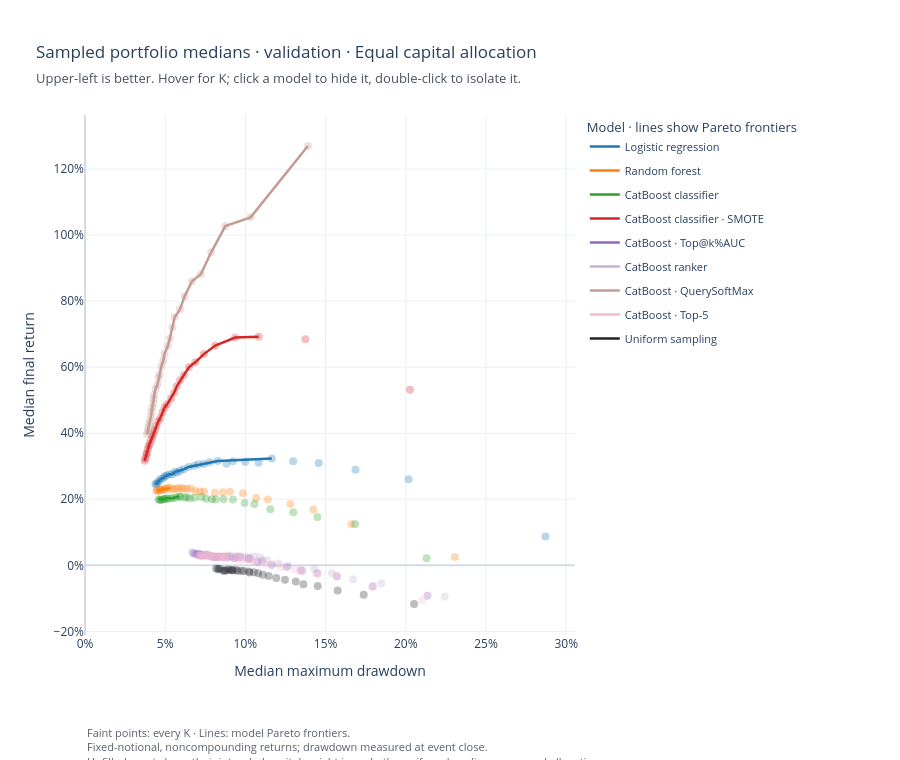

Notebook code for this chart:
### Code cell
plot_portfolio_frontiers(
    portfolio_frontiers.sampled,
    sampled=True,
    save_path=FRONTIER_OUTPUT / "sampled_frontiers.html",
).show(renderer="plotly_mimetype")

### Figure 1 — Plotly figure (JSON) as saved in the notebook; plotly's stock layout.template omitted (floating-point values rounded to 4 significant figures)
{"data": [{"customdata": [["Logistic regression", 1, "No", "No"], ["Logistic regression", 2, "No", "No"], ["Logistic regression", 3, "No", "No"], ["Logistic regression", 4, "No", "No"], ["Logistic regression", 5, "No", "No"], ["Logistic regression", 6, "Yes", "No"], ["Logistic regression", 7, "No", "No"], ["Logistic regression", 8, "No", "No"], ["Logistic regression", 9, "No", "No"], ["Logistic regression", 10, "No", "No"], ["Logistic regression", 11, "Yes", "No"], ["Logistic regression", 12, "Yes", "No"], ["Logistic regression", 13, "Yes", "No"], ["Logistic regression", 14, "Yes", "No"], ["Logistic regression", 15, "Yes", "No"], ["Logistic regression", 16, "Yes", "No"], ["Logistic regression", 17, "Yes", "No"], ["Logistic regression", 18, "Yes", "No"], ["Logistic regression", 19, "No", "No"], ["Logistic regression", 20, "Yes", "No"], ["Logistic regression", 21, "Yes", "No"], ["Logistic regression", 22, "Yes", "No"], ["Logistic regression", 23, "Yes", "No"], ["Logistic regression", 24, "Yes", "No"], ["Logistic regression", 25, "Yes", "No"], ["Logistic regression", 26, "Yes", "No"], ["Logistic regression", 27, "Yes", "No"], ["Logistic regression", 28, "Yes", "No"], ["Logistic regression", 29, "Yes", "No"], ["Logistic regression", 30, "Yes", "No"]], "hovertemplate": "<b>%{customdata[0]}</b><br>K=%{customdata[1]}<br>Final return: %{y:.2%}<br>Maximum drawdown: %{x:.2%}<br>Model Pareto frontier: %{customdata[2]}<br>Global Pareto frontier: %{customdata[3]}<extra></extra>", "legendgroup": "Logistic regression", "marker": {"color": "#1f77b4", "opacity": 0.3, "size": 8}, "mode": "markers", "name": "Logistic regression", "showlegend": false, "x": [0.2871, 0.2017, 0.1686, 0.1457, 0.1298, 0.1165, 0.1082, 0.09989, 0.09221, 0.08818, 0.08278, 0.07766, 0.07409, 0.0707, 0.06812, 0.06454, 0.06155, 0.0592, 0.05748, 0.05619, 0.05442, 0.05264, 0.05093, 0.04973, 0.04887, 0.04729, 0.04619, 0.04521, 0.04451, 0.04391], "y": [0.08756, 0.2607, 0.2894, 0.3095, 0.3148, 0.3235, 0.3106, 0.3134, 0.3148, 0.3072, 0.3161, 0.3123, 0.3071, 0.3057, 0.3014, 0.2978, 0.2906, 0.2873, 0.2809, 0.283, 0.2759, 0.2758, 0.272, 0.2697, 0.2642, 0.2617, 0.2559, 0.2499, 0.2469, 0.2452], "type": "scatter"}, {"customdata": [["Logistic regression", 30, "Yes", "No"], ["Logistic regression", 29, "Yes", "No"], ["Logistic regression", 28, "Yes", "No"], ["Logistic regression", 27, "Yes", "No"], ["Logistic regression", 26, "Yes", "No"], ["Logistic regression", 25, "Yes", "No"], ["Logistic regression", 24, "Yes", "No"], ["Logistic regression", 23, "Yes", "No"], ["Logistic regression", 22, "Yes", "No"], ["Logistic regression", 21, "Yes", "No"], ["Logistic regression", 20, "Yes", "No"], ["Logistic regression", 18, "Yes", "No"], ["Logistic regression", 17, "Yes", "No"], ["Logistic regression", 16, "Yes", "No"], ["Logistic regression", 15, "Yes", "No"], ["Logistic regression", 14, "Yes", "No"], ["Logistic regression", 13, "Yes", "No"], ["Logistic regression", 12, "Yes", "No"], ["Logistic regression", 11, "Yes", "No"], ["Logistic regression", 6, "Yes", "No"]], "hovertemplate": "<b>%{customdata[0]}</b><br>K=%{customdata[1]}<br>Final return: %{y:.2%}<br>Maximum drawdown: %{x:.2%}<br>Model Pareto frontier: %{customdata[2]}<br>Global Pareto frontier: %{customdata[3]}<extra></extra>", "legendgroup": "Logistic regression", "line": {"color": "#1f77b4", "width": 2.5}, "mode": "lines", "name": "Logistic regression", "showlegend": true, "x": [0.04391, 0.04451, 0.04521, 0.04619, 0.04729, 0.04887, 0.04973, 0.05093, 0.05264, 0.05442, 0.05619, 0.0592, 0.06155, 0.06454, 0.06812, 0.0707, 0.07409, 0.07766, 0.08278, 0.1165], "y": [0.2452, 0.2469, 0.2499, 0.2559, 0.2617, 0.2642, 0.2697, 0.272, 0.2758, 0.2759, 0.283, 0.2873, 0.2906, 0.2978, 0.3014, 0.3057, 0.3071, 0.3123, 0.3161, 0.3235], "type": "scatter"}, {"customdata": [["Random forest", 1, "No", "No"], ["Random forest", 2, "No", "No"], ["Random forest", 3, "No", "No"], ["Random forest", 4, "No", "No"], ["Random forest", 5, "No", "No"], ["Random forest", 6, "No", "No"], ["Random forest", 7, "No", "No"], ["Random forest", 8, "No", "No"], ["Random forest", 9, "No", "No"], ["Random forest", 10, "No", "No"], ["Random forest", 11, "No", "No"], ["Random forest", 12, "No", "No"], ["Random forest", 13, "No", "No"], ["Random forest", 14, "No", "No"], ["Random forest", 15, "No", "No"], ["Random forest", 16, "No", "No"], ["Random forest", 17, "No", "No"], ["Random forest", 18, "No", "No"], ["Random forest", 19, "No", "No"], ["Random forest", 20, "No", "No"], ["Random forest", 21, "Yes", "No"], ["Random forest", 22, "Yes", "No"], ["Random forest", 23, "Yes", "No"], ["Random forest", 24, "No", "No"], ["Random forest", 25, "Yes", "No"], ["Random forest", 26, "No", "No"], ["Random forest", 27, "Yes", "No"], ["Random forest", 28, "Yes", "No"], ["Random forest", 29, "No", "No"], ["Random forest", 30, "Yes", "No"]], "hovertemplate": "<b>%{customdata[0]}</b><br>K=%{customdata[1]}<br>Final return: %{y:.2%}<br>Maximum drawdown: %{x:.2%}<br>Model Pareto frontier: %{customdata[2]}<br>Global Pareto frontier: %{customdata[3]}<extra></extra>", "legendgroup": "Random forest", "marker": {"color": "#ff7f0e", "opacity": 0.3, "size": 8}, "mode": "markers", "name": "Random forest", "showlegend": false, "x": [0.2306, 0.166, 0.1423, 0.128, 0.1139, 0.1067, 0.09852, 0.09038, 0.08585, 0.08093, 0.07428, 0.07177, 0.06884, 0.06599, 0.06365, 0.06142, 0.05987, 0.05803, 0.05618, 0.05467, 0.05273, 0.05168, 0.05011, 0.04928, 0.04835, 0.04735, 0.0467, 0.04609, 0.0449, 0.04452], "y": [0.02519, 0.1244, 0.1686, 0.1856, 0.1996, 0.204, 0.2181, 0.2227, 0.221, 0.22, 0.2235, 0.2239, 0.2254, 0.2326, 0.2318, 0.2315, 0.2331, 0.2339, 0.232, 0.2299, 0.2354, 0.2328, 0.2323, 0.2295, 0.2304, 0.2276, 0.2277, 0.2275, 0.2261, 0.2264], "type": "scatter"}, {"customdata": [["Random forest", 30, "Yes", "No"], ["Random forest", 28, "Yes", "No"], ["Random forest", 27, "Yes", "No"], ["Random forest", 25, "Yes", "No"], ["Random forest", 23, "Yes", "No"], ["Random forest", 22, "Yes", "No"], ["Random forest", 21, "Yes", "No"]], "hovertemplate": "<b>%{customdata[0]}</b><br>K=%{customdata[1]}<br>Final return: %{y:.2%}<br>Maximum drawdown: %{x:.2%}<br>Model Pareto frontier: %{customdata[2]}<br>Global Pareto frontier: %{customdata[3]}<extra></extra>", "legendgroup": "Random forest", "line": {"color": "#ff7f0e", "width": 2.5}, "mode": "lines", "name": "Random forest", "showlegend": true, "x": [0.04452, 0.04609, 0.0467, 0.04835, 0.05011, 0.05168, 0.05273], "y": [0.2264, 0.2275, 0.2277, 0.2304, 0.2323, 0.2328, 0.2354], "type": "scatter"}, {"customdata": [["CatBoost classifier", 1, "No", "No"], ["CatBoost classifier", 2, "No", "No"], ["CatBoost classifier", 3, "No", "No"], ["CatBoost classifier", 4, "No", "No"], ["CatBoost classifier", 5, "No", "No"], ["CatBoost classifier", 6, "No", "No"], ["CatBoost classifier", 7, "No", "No"], ["CatBoost classifier", 8, "No", "No"], ["CatBoost classifier", 9, "No", "No"], ["CatBoost classifier", 10, "No", "No"], ["CatBoost classifier", 11, "No", "No"], ["CatBoost classifier", 12, "No", "No"], ["CatBoost classifier", 13, "No", "No"], ["CatBoost classifier", 14, "No", "No"], ["CatBoost classifier", 15, "No", "No"], ["CatBoost classifier", 16, "No", "No"], ["CatBoost classifier", 17, "No", "No"], ["CatBoost classifier", 18, "No", "No"], ["CatBoost classifier", 19, "Yes", "No"], ["CatBoost classifier", 20, "Yes", "No"], ["CatBoost classifier", 21, "Yes", "No"], ["CatBoost classifier", 22, "No", "No"], ["CatBoost classifier", 23, "No", "No"], ["CatBoost classifier", 24, "Yes", "No"], ["CatBoost classifier", 25, "Yes", "No"], ["CatBoost classifier", 26, "Yes", "No"], ["CatBoost classifier", 27, "No", "No"], ["CatBoost classifier", 28, "No", "No"], ["CatBoost classifier", 29, "Yes", "No"], ["CatBoost classifier", 30, "Yes", "No"]], "hovertemplate": "<b>%{customdata[0]}</b><br>K=%{customdata[1]}<br>Final return: %{y:.2%}<br>Maximum drawdown: %{x:.2%}<br>Model Pareto frontier: %{customdata[2]}<br>Global Pareto frontier: %{customdata[3]}<extra></extra>", "legendgroup": "CatBoost classifier", "marker": {"color": "#2ca02c", "opacity": 0.3, "size": 8}, "mode": "markers", "name": "CatBoost classifier", "showlegend": false, "x": [0.213, 0.1684, 0.1448, 0.1299, 0.1155, 0.1056, 0.0995, 0.09229, 0.08636, 0.08146, 0.07904, 0.07548, 0.07255, 0.06829, 0.06531, 0.06332, 0.06203, 0.05921, 0.05876, 0.057, 0.05493, 0.05348, 0.05175, 0.05051, 0.04991, 0.04924, 0.04796, 0.04711, 0.04653, 0.0459], "y": [0.02172, 0.1247, 0.1461, 0.1605, 0.1698, 0.1854, 0.1891, 0.199, 0.2004, 0.1991, 0.2003, 0.2014, 0.2066, 0.2046, 0.203, 0.2058, 0.2053, 0.2083, 0.2085, 0.2056, 0.2036, 0.2025, 0.2013, 0.2033, 0.2007, 0.2001, 0.1986, 0.1976, 0.2, 0.1986], "type": "scatter"}, {"customdata": [["CatBoost classifier", 30, "Yes", "No"], ["CatBoost classifier", 29, "Yes", "No"], ["CatBoost classifier", 26, "Yes", "No"], ["CatBoost classifier", 25, "Yes", "No"], ["CatBoost classifier", 24, "Yes", "No"], ["CatBoost classifier", 21, "Yes", "No"], ["CatBoost classifier", 20, "Yes", "No"], ["CatBoost classifier", 19, "Yes", "No"]], "hovertemplate": "<b>%{customdata[0]}</b><br>K=%{customdata[1]}<br>Final return: %{y:.2%}<br>Maximum drawdown: %{x:.2%}<br>Model Pareto frontier: %{customdata[2]}<br>Global Pareto frontier: %{customdata[3]}<extra></extra>", "legendgroup": "CatBoost classifier", "line": {"color": "#2ca02c", "width": 2.5}, "mode": "lines", "name": "CatBoost classifier", "showlegend": true, "x": [0.0459, 0.04653, 0.04924, 0.04991, 0.05051, 0.05493, 0.057, 0.05876], "y": [0.1986, 0.2, 0.2001, 0.2007, 0.2033, 0.2036, 0.2056, 0.2085], "type": "scatter"}, {"customdata": [["CatBoost classifier + SMOTE", 1, "No", "No"], ["CatBoost classifier + SMOTE", 2, "No", "No"], ["CatBoost classifier + SMOTE", 3, "Yes", "No"], ["CatBoost classifier + SMOTE", 4, "Yes", "No"], ["CatBoost classifier + SMOTE", 5, "Yes", "No"], ["CatBoost classifier + SMOTE", 6, "Yes", "No"], ["CatBoost classifier + SMOTE", 7, "Yes", "No"], ["CatBoost classifier + SMOTE", 8, "Yes", "No"], ["CatBoost classifier + SMOTE", 9, "Yes", "No"], ["CatBoost classifier + SMOTE", 10, "Yes", "No"], ["CatBoost classifier + SMOTE", 11, "Yes", "No"], ["CatBoost classifier + SMOTE", 12, "Yes", "No"], ["CatBoost classifier + SMOTE", 13, "Yes", "No"], ["CatBoost classifier + SMOTE", 14, "Yes", "No"], ["CatBoost classifier + SMOTE", 15, "Yes", "No"], ["CatBoost classifier + SMOTE", 16, "Yes", "No"], ["CatBoost classifier + SMOTE", 17, "Yes", "No"], ["CatBoost classifier + SMOTE", 18, "Yes", "No"], ["CatBoost classifier + SMOTE", 19, "Yes", "No"], ["CatBoost classifier + SMOTE", 20, "Yes", "No"], ["CatBoost classifier + SMOTE", 21, "Yes", "No"], ["CatBoost classifier + SMOTE", 22, "Yes", "No"], ["CatBoost classifier + SMOTE", 23, "Yes", "No"], ["CatBoost classifier + SMOTE", 24, "Yes", "No"], ["CatBoost classifier + SMOTE", 25, "Yes", "No"], ["CatBoost classifier + SMOTE", 26, "Yes", "No"], ["CatBoost classifier + SMOTE", 27, "Yes", "Yes"], ["CatBoost classifier + SMOTE", 28, "Yes", "Yes"], ["CatBoost classifier + SMOTE", 29, "Yes", "Yes"], ["CatBoost classifier + SMOTE", 30, "Yes", "Yes"]], "hovertemplate": "<b>%{customdata[0]}</b><br>K=%{customdata[1]}<br>Final return: %{y:.2%}<br>Maximum drawdown: %{x:.2%}<br>Model Pareto frontier: %{customdata[2]}<br>Global Pareto frontier: %{customdata[3]}<extra></extra>", "legendgroup": "CatBoost classifier + SMOTE", "marker": {"color": "#d62728", "opacity": 0.3, "size": 8}, "mode": "markers", "name": "CatBoost classifier · SMOTE", "showlegend": false, "x": [0.2026, 0.1374, 0.1083, 0.0936, 0.08125, 0.0741, 0.06871, 0.06489, 0.06169, 0.05937, 0.05723, 0.05562, 0.05364, 0.0512, 0.04961, 0.04827, 0.04696, 0.04574, 0.04442, 0.04363, 0.0426, 0.04199, 0.04133, 0.0404, 0.03978, 0.03912, 0.03861, 0.03827, 0.03777, 0.03717], "y": [0.5319, 0.6844, 0.6921, 0.6898, 0.6653, 0.6396, 0.6147, 0.6004, 0.5766, 0.5602, 0.5419, 0.5236, 0.5052, 0.4877, 0.4781, 0.4624, 0.4463, 0.4363, 0.4218, 0.4093, 0.3989, 0.3901, 0.3804, 0.3688, 0.3609, 0.352, 0.34, 0.3349, 0.3235, 0.3165], "type": "scatter"}, {"customdata": [["CatBoost classifier + SMOTE", 30, "Yes", "Yes"], ["CatBoost classifier + SMOTE", 29, "Yes", "Yes"], ["CatBoost classifier + SMOTE", 28, "Yes", "Yes"], ["CatBoost classifier + SMOTE", 27, "Yes", "Yes"], ["CatBoost classifier + SMOTE", 26, "Yes", "No"], ["CatBoost classifier + SMOTE", 25, "Yes", "No"], ["CatBoost classifier + SMOTE", 24, "Yes", "No"], ["CatBoost classifier + SMOTE", 23, "Yes", "No"], ["CatBoost classifier + SMOTE", 22, "Yes", "No"], ["CatBoost classifier + SMOTE", 21, "Yes", "No"], ["CatBoost classifier + SMOTE", 20, "Yes", "No"], ["CatBoost classifier + SMOTE", 19, "Yes", "No"], ["CatBoost classifier + SMOTE", 18, "Yes", "No"], ["CatBoost classifier + SMOTE", 17, "Yes", "No"], ["CatBoost classifier + SMOTE", 16, "Yes", "No"], ["CatBoost classifier + SMOTE", 15, "Yes", "No"], ["CatBoost classifier + SMOTE", 14, "Yes", "No"], ["CatBoost classifier + SMOTE", 13, "Yes", "No"], ["CatBoost classifier + SMOTE", 12, "Yes", "No"], ["CatBoost classifier + SMOTE", 11, "Yes", "No"], ["CatBoost classifier + SMOTE", 10, "Yes", "No"], ["CatBoost classifier + SMOTE", 9, "Yes", "No"], ["CatBoost classifier + SMOTE", 8, "Yes", "No"], ["CatBoost classifier + SMOTE", 7, "Yes", "No"], ["CatBoost classifier + SMOTE", 6, "Yes", "No"], ["CatBoost classifier + SMOTE", 5, "Yes", "No"], ["CatBoost classifier + SMOTE", 4, "Yes", "No"], ["CatBoost classifier + SMOTE", 3, "Yes", "No"]], "hovertemplate": "<b>%{customdata[0]}</b><br>K=%{customdata[1]}<br>Final return: %{y:.2%}<br>Maximum drawdown: %{x:.2%}<br>Model Pareto frontier: %{customdata[2]}<br>Global Pareto frontier: %{customdata[3]}<extra></extra>", "legendgroup": "CatBoost classifier + SMOTE", "line": {"color": "#d62728", "width": 2.5}, "mode": "lines", "name": "CatBoost classifier · SMOTE", "showlegend": true, "x": [0.03717, 0.03777, 0.03827, 0.03861, 0.03912, 0.03978, 0.0404, 0.04133, 0.04199, 0.0426, 0.04363, 0.04442, 0.04574, 0.04696, 0.04827, 0.04961, 0.0512, 0.05364, 0.05562, 0.05723, 0.05937, 0.06169, 0.06489, 0.06871, 0.0741, 0.08125, 0.0936, 0.1083], "y": [0.3165, 0.3235, 0.3349, 0.34, 0.352, 0.3609, 0.3688, 0.3804, 0.3901, 0.3989, 0.4093, 0.4218, 0.4363, 0.4463, 0.4624, 0.4781, 0.4877, 0.5052, 0.5236, 0.5419, 0.5602, 0.5766, 0.6004, 0.6147, 0.6396, 0.6653, 0.6898, 0.6921], "type": "scatter"}, {"customdata": [["CatBoost classifier + Top@k%AUC early stopping", 1, "No", "No"], ["CatBoost classifier + Top@k%AUC early stopping", 2, "No", "No"], ["CatBoost classifier + Top@k%AUC early stopping", 3, "No", "No"], ["CatBoost classifier + Top@k%AUC early stopping", 4, "No", "No"], ["CatBoost classifier + Top@k%AUC early stopping", 5, "No", "No"], ["CatBoost classifier + Top@k%AUC early stopping", 6, "No", "No"], ["CatBoost classifier + Top@k%AUC early stopping", 7, "No", "No"], ["CatBoost classifier + Top@k%AUC early stopping", 8, "No", "No"], ["CatBoost classifier + Top@k%AUC early stopping", 9, "No", "No"], ["CatBoost classifier + Top@k%AUC early stopping", 10, "No", "No"], ["CatBoost classifier + Top@k%AUC early stopping", 11, "No", "No"], ["CatBoost classifier + Top@k%AUC early stopping", 12, "No", "No"], ["CatBoost classifier + Top@k%AUC early stopping", 13, "No", "No"], ["CatBoost classifier + Top@k%AUC early stopping", 14, "No", "No"], ["CatBoost classifier + Top@k%AUC early stopping", 15, "No", "No"], ["CatBoost classifier + Top@k%AUC early stopping", 16, "No", "No"], ["CatBoost classifier + Top@k%AUC early stopping", 17, "No", "No"], ["CatBoost classifier + Top@k%AUC early stopping", 18, "No", "No"], ["CatBoost classifier + Top@k%AUC early stopping", 19, "No", "No"], ["CatBoost classifier + Top@k%AUC early stopping", 20, "No", "No"], ["CatBoost classifier + Top@k%AUC early stopping", 21, "No", "No"], ["CatBoost classifier + Top@k%AUC early stopping", 22, "No", "No"], ["CatBoost classifier + Top@k%AUC early stopping", 23, "No", "No"], ["CatBoost classifier + Top@k%AUC early stopping", 24, "No", "No"], ["CatBoost classifier + Top@k%AUC early stopping", 25, "No", "No"], ["CatBoost classifier + Top@k%AUC early stopping", 26, "No", "No"], ["CatBoost classifier + Top@k%AUC early stopping", 27, "No", "No"], ["CatBoost classifier + Top@k%AUC early stopping", 28, "No", "No"], ["CatBoost classifier + Top@k%AUC early stopping", 29, "No", "No"], ["CatBoost classifier + Top@k%AUC early stopping", 30, "Yes", "No"]], "hovertemplate": "<b>%{customdata[0]}</b><br>K=%{customdata[1]}<br>Final return: %{y:.2%}<br>Maximum drawdown: %{x:.2%}<br>Model Pareto frontier: %{customdata[2]}<br>Global Pareto frontier: %{customdata[3]}<extra></extra>", "legendgroup": "CatBoost classifier + Top@k%AUC early stopping", "marker": {"color": "#9467bd", "opacity": 0.3, "size": 8}, "mode": "markers", "name": "CatBoost · Top@k%AUC", "showlegend": false, "x": [0.2135, 0.1795, 0.1571, 0.1447, 0.1354, 0.1258, 0.1164, 0.1104, 0.1075, 0.1025, 0.1018, 0.09676, 0.09418, 0.09292, 0.09043, 0.08877, 0.0863, 0.08352, 0.08152, 0.07992, 0.07849, 0.07578, 0.07503, 0.07259, 0.072, 0.07079, 0.07025, 0.06916, 0.06799, 0.06701], "y": [-0.09243, -0.06326, -0.0337, -0.02354, -0.01613, -0.005036, 0.00107, 0.01479, 0.01023, 0.01948, 0.02205, 0.02447, 0.02424, 0.02161, 0.027, 0.02619, 0.02656, 0.02684, 0.02587, 0.02486, 0.02927, 0.03049, 0.03119, 0.03077, 0.03333, 0.03457, 0.03491, 0.03363, 0.0357, 0.03855], "type": "scatter"}, {"customdata": [["CatBoost classifier + Top@k%AUC early stopping", 30, "Yes", "No"]], "hovertemplate": "<b>%{customdata[0]}</b><br>K=%{customdata[1]}<br>Final return: %{y:.2%}<br>Maximum drawdown: %{x:.2%}<br>Model Pareto frontier: %{customdata[2]}<br>Global Pareto frontier: %{customdata[3]}<extra></extra>", "legendgroup": "CatBoost classifier + Top@k%AUC early stopping", "line": {"color": "#9467bd", "width": 2.5}, "mode": "lines", "name": "CatBoost · Top@k%AUC", "showlegend": true, "x": [0.06701], "y": [0.03855], "type": "scatter"}, {"customdata": [["CatBoost ranker", 1, "No", "No"], ["CatBoost ranker", 2, "No", "No"], ["CatBoost ranker", 3, "No", "No"], ["CatBoost ranker", 4, "No", "No"], ["CatBoost ranker", 5, "No", "No"], ["CatBoost ranker", 6, "No", "No"], ["CatBoost ranker", 7, "No", "No"], ["CatBoost ranker", 8, "No", "No"], ["CatBoost ranker", 9, "No", "No"], ["CatBoost ranker", 10, "No", "No"], ["CatBoost ranker", 11, "No", "No"], ["CatBoost ranker", 12, "No", "No"], ["CatBoost ranker", 13, "No", "No"], ["CatBoost ranker", 14, "No", "No"], ["CatBoost ranker", 15, "No", "No"], ["CatBoost ranker", 16, "No", "No"], ["CatBoost ranker", 17, "No", "No"], ["CatBoost ranker", 18, "No", "No"], ["CatBoost ranker", 19, "No", "No"], ["CatBoost ranker", 20, "No", "No"], ["CatBoost ranker", 21, "No", "No"], ["CatBoost ranker", 22, "No", "No"], ["CatBoost ranker", 23, "No", "No"], ["CatBoost ranker", 24, "No", "No"], ["CatBoost ranker", 25, "No", "No"], ["CatBoost ranker", 26, "Yes", "No"], ["CatBoost ranker", 27, "Yes", "No"], ["CatBoost ranker", 28, "No", "No"], ["CatBoost ranker", 29, "No", "No"], ["CatBoost ranker", 30, "Yes", "No"]], "hovertemplate": "<b>%{customdata[0]}</b><br>K=%{customdata[1]}<br>Final return: %{y:.2%}<br>Maximum drawdown: %{x:.2%}<br>Model Pareto frontier: %{customdata[2]}<br>Global Pareto frontier: %{customdata[3]}<extra></extra>", "legendgroup": "CatBoost ranker", "marker": {"color": "#c5b0d5", "opacity": 0.3, "size": 8}, "mode": "markers", "name": "CatBoost ranker", "showlegend": false, "x": [0.2244, 0.1848, 0.1671, 0.154, 0.1429, 0.1344, 0.1267, 0.1205, 0.1135, 0.1093, 0.1055, 0.1028, 0.09964, 0.09673, 0.09483, 0.09219, 0.08851, 0.08803, 0.08529, 0.08315, 0.08259, 0.08089, 0.07923, 0.07814, 0.07696, 0.07554, 0.0737, 0.0726, 0.07148, 0.07051], "y": [-0.09483, -0.05418, -0.04225, -0.02421, -0.01015, -0.01174, -0.001139, 0.005378, 0.01523, 0.02449, 0.02713, 0.02402, 0.02562, 0.02764, 0.02759, 0.02922, 0.02563, 0.0217, 0.02545, 0.02575, 0.02347, 0.02503, 0.02607, 0.02823, 0.03204, 0.03326, 0.03049, 0.02988, 0.03006, 0.03027], "type": "scatter"}, {"customdata": [["CatBoost ranker", 30, "Yes", "No"], ["CatBoost ranker", 27, "Yes", "No"], ["CatBoost ranker", 26, "Yes", "No"]], "hovertemplate": "<b>%{customdata[0]}</b><br>K=%{customdata[1]}<br>Final return: %{y:.2%}<br>Maximum drawdown: %{x:.2%}<br>Model Pareto frontier: %{customdata[2]}<br>Global Pareto frontier: %{customdata[3]}<extra></extra>", "legendgroup": "CatBoost ranker", "line": {"color": "#c5b0d5", "width": 2.5}, "mode": "lines", "name": "CatBoost ranker", "showlegend": true, "x": [0.07051, 0.0737, 0.07554], "y": [0.03027, 0.03049, 0.03326], "type": "scatter"}, {"customdata": [["CatBoost + QuerySoftMax", 1, "Yes", "Yes"], ["CatBoost + QuerySoftMax", 2, "Yes", "Yes"], ["CatBoost + QuerySoftMax", 3, "Yes", "Yes"], ["CatBoost + QuerySoftMax", 4, "Yes", "Yes"], ["CatBoost + QuerySoftMax", 5, "Yes", "Yes"], ["CatBoost + QuerySoftMax", 6, "Yes", "Yes"], ["CatBoost + QuerySoftMax", 7, "Yes", "Yes"], ["CatBoost + QuerySoftMax", 8, "Yes", "Yes"], ["CatBoost + QuerySoftMax", 9, "Yes", "Yes"], ["CatBoost + QuerySoftMax", 10, "Yes", "Yes"], ["CatBoost + QuerySoftMax", 11, "Yes", "Yes"], ["CatBoost + QuerySoftMax", 12, "Yes", "Yes"], ["CatBoost + QuerySoftMax", 13, "Yes", "Yes"], ["CatBoost + QuerySoftMax", 14, "Yes", "Yes"], ["CatBoost + QuerySoftMax", 15, "Yes", "Yes"], ["CatBoost + QuerySoftMax", 16, "Yes", "Yes"], ["CatBoost + QuerySoftMax", 17, "Yes", "Yes"], ["CatBoost + QuerySoftMax", 18, "Yes", "Yes"], ["CatBoost + QuerySoftMax", 19, "Yes", "Yes"], ["CatBoost + QuerySoftMax", 20, "Yes", "Yes"], ["CatBoost + QuerySoftMax", 21, "Yes", "Yes"], ["CatBoost + QuerySoftMax", 22, "Yes", "Yes"], ["CatBoost + QuerySoftMax", 23, "Yes", "Yes"], ["CatBoost + QuerySoftMax", 24, "Yes", "Yes"], ["CatBoost + QuerySoftMax", 25, "Yes", "Yes"], ["CatBoost + QuerySoftMax", 26, "Yes", "Yes"], ["CatBoost + QuerySoftMax", 27, "Yes", "Yes"], ["CatBoost + QuerySoftMax", 28, "Yes", "Yes"], ["CatBoost + QuerySoftMax", 29, "Yes", "Yes"], ["CatBoost + QuerySoftMax", 30, "Yes", "Yes"]], "hovertemplate": "<b>%{customdata[0]}</b><br>K=%{customdata[1]}<br>Final return: %{y:.2%}<br>Maximum drawdown: %{x:.2%}<br>Model Pareto frontier: %{customdata[2]}<br>Global Pareto frontier: %{customdata[3]}<extra></extra>", "legendgroup": "CatBoost + QuerySoftMax", "marker": {"color": "#c49c94", "opacity": 0.3, "size": 8}, "mode": "markers", "name": "CatBoost · QuerySoftMax", "showlegend": false, "x": [0.139, 0.1032, 0.08746, 0.07866, 0.07219, 0.06671, 0.06202, 0.0592, 0.05587, 0.05459, 0.05292, 0.05161, 0.04959, 0.04884, 0.04758, 0.04662, 0.04584, 0.04517, 0.04398, 0.04314, 0.04279, 0.04255, 0.04202, 0.0415, 0.04116, 0.04056, 0.04004, 0.03947, 0.03927, 0.03866], "y": [1.27, 1.054, 1.027, 0.9478, 0.8815, 0.8598, 0.8141, 0.7745, 0.7508, 0.7206, 0.6871, 0.6638, 0.6411, 0.6204, 0.6023, 0.5786, 0.5669, 0.5471, 0.5341, 0.5156, 0.5025, 0.4897, 0.4772, 0.465, 0.4511, 0.4377, 0.427, 0.416, 0.406, 0.3974], "type": "scatter"}, {"customdata": [["CatBoost + QuerySoftMax", 30, "Yes", "Yes"], ["CatBoost + QuerySoftMax", 29, "Yes", "Yes"], ["CatBoost + QuerySoftMax", 28, "Yes", "Yes"], ["CatBoost + QuerySoftMax", 27, "Yes", "Yes"], ["CatBoost + QuerySoftMax", 26, "Yes", "Yes"], ["CatBoost + QuerySoftMax", 25, "Yes", "Yes"], ["CatBoost + QuerySoftMax", 24, "Yes", "Yes"], ["CatBoost + QuerySoftMax", 23, "Yes", "Yes"], ["CatBoost + QuerySoftMax", 22, "Yes", "Yes"], ["CatBoost + QuerySoftMax", 21, "Yes", "Yes"], ["CatBoost + QuerySoftMax", 20, "Yes", "Yes"], ["CatBoost + QuerySoftMax", 19, "Yes", "Yes"], ["CatBoost + QuerySoftMax", 18, "Yes", "Yes"], ["CatBoost + QuerySoftMax", 17, "Yes", "Yes"], ["CatBoost + QuerySoftMax", 16, "Yes", "Yes"], ["CatBoost + QuerySoftMax", 15, "Yes", "Yes"], ["CatBoost + QuerySoftMax", 14, "Yes", "Yes"], ["CatBoost + QuerySoftMax", 13, "Yes", "Yes"], ["CatBoost + QuerySoftMax", 12, "Yes", "Yes"], ["CatBoost + QuerySoftMax", 11, "Yes", "Yes"], ["CatBoost + QuerySoftMax", 10, "Yes", "Yes"], ["CatBoost + QuerySoftMax", 9, "Yes", "Yes"], ["CatBoost + QuerySoftMax", 8, "Yes", "Yes"], ["CatBoost + QuerySoftMax", 7, "Yes", "Yes"], ["CatBoost + QuerySoftMax", 6, "Yes", "Yes"], ["CatBoost + QuerySoftMax", 5, "Yes", "Yes"], ["CatBoost + QuerySoftMax", 4, "Yes", "Yes"], ["CatBoost + QuerySoftMax", 3, "Yes", "Yes"], ["CatBoost + QuerySoftMax", 2, "Yes", "Yes"], ["CatBoost + QuerySoftMax", 1, "Yes", "Yes"]], "hovertemplate": "<b>%{customdata[0]}</b><br>K=%{customdata[1]}<br>Final return: %{y:.2%}<br>Maximum drawdown: %{x:.2%}<br>Model Pareto frontier: %{customdata[2]}<br>Global Pareto frontier: %{customdata[3]}<extra></extra>", "legendgroup": "CatBoost + QuerySoftMax", "line": {"color": "#c49c94", "width": 2.5}, "mode": "lines", "name": "CatBoost · QuerySoftMax", "showlegend": true, "x": [0.03866, 0.03927, 0.03947, 0.04004, 0.04056, 0.04116, 0.0415, 0.04202, 0.04255, 0.04279, 0.04314, 0.04398, 0.04517, 0.04584, 0.04662, 0.04758, 0.04884, 0.04959, 0.05161, 0.05292, 0.05459, 0.05587, 0.0592, 0.06202, 0.06671, 0.07219, 0.07866, 0.08746, 0.1032, 0.139], "y": [0.3974, 0.406, 0.416, 0.427, 0.4377, 0.4511, 0.465, 0.4772, 0.4897, 0.5025, 0.5156, 0.5341, 0.5471, 0.5669, 0.5786, 0.6023, 0.6204, 0.6411, 0.6638, 0.6871, 0.7206, 0.7508, 0.7745, 0.8141, 0.8598, 0.8815, 0.9478, 1.027, 1.054, 1.27], "type": "scatter"}, {"customdata": [["CatBoost + Top-5", 1, "No", "No"], ["CatBoost + Top-5", 2, "No", "No"], ["CatBoost + Top-5", 3, "No", "No"], ["CatBoost + Top-5", 4, "No", "No"], ["CatBoost + Top-5", 5, "No", "No"], ["CatBoost + Top-5", 6, "No", "No"], ["CatBoost + Top-5", 7, "No", "No"], ["CatBoost + Top-5", 8, "No", "No"], ["CatBoost + Top-5", 9, "No", "No"], ["CatBoost + Top-5", 10, "No", "No"], ["CatBoost + Top-5", 11, "No", "No"], ["CatBoost + Top-5", 12, "No", "No"], ["CatBoost + Top-5", 13, "No", "No"], ["CatBoost + Top-5", 14, "No", "No"], ["CatBoost + Top-5", 15, "No", "No"], ["CatBoost + Top-5", 16, "No", "No"], ["CatBoost + Top-5", 17, "No", "No"], ["CatBoost + Top-5", 18, "No", "No"], ["CatBoost + Top-5", 19, "No", "No"], ["CatBoost + Top-5", 20, "No", "No"], ["CatBoost + Top-5", 21, "No", "No"], ["CatBoost + Top-5", 22, "No", "No"], ["CatBoost + Top-5", 23, "No", "No"], ["CatBoost + Top-5", 24, "No", "No"], ["CatBoost + Top-5", 25, "No", "No"], ["CatBoost + Top-5", 26, "No", "No"], ["CatBoost + Top-5", 27, "No", "No"], ["CatBoost + Top-5", 28, "No", "No"], ["CatBoost + Top-5", 29, "No", "No"], ["CatBoost + Top-5", 30, "Yes", "No"]], "hovertemplate": "<b>%{customdata[0]}</b><br>K=%{customdata[1]}<br>Final return: %{y:.2%}<br>Maximum drawdown: %{x:.2%}<br>Model Pareto frontier: %{customdata[2]}<br>Global Pareto frontier: %{customdata[3]}<extra></extra>", "legendgroup": "CatBoost + Top-5", "marker": {"color": "#f7b6d2", "opacity": 0.3, "size": 8}, "mode": "markers", "name": "CatBoost · Top-5", "showlegend": false, "x": [0.2101, 0.1791, 0.1572, 0.1451, 0.1343, 0.1309, 0.1221, 0.1163, 0.1121, 0.1056, 0.1036, 0.1003, 0.09697, 0.09575, 0.09334, 0.08964, 0.08748, 0.08654, 0.08528, 0.08499, 0.08305, 0.08026, 0.08017, 0.07837, 0.07723, 0.07629, 0.07501, 0.07303, 0.07233, 0.0714], "y": [-0.1048, -0.06536, -0.03085, -0.02735, -0.01783, -0.01374, -0.005064, 0.003229, 0.006402, 0.01079, 0.01626, 0.0184, 0.01754, 0.02049, 0.02126, 0.02898, 0.02956, 0.02462, 0.02352, 0.02577, 0.02585, 0.02909, 0.02777, 0.02655, 0.02844, 0.02901, 0.02931, 0.02851, 0.02842, 0.03073], "type": "scatter"}, {"customdata": [["CatBoost + Top-5", 30, "Yes", "No"]], "hovertemplate": "<b>%{customdata[0]}</b><br>K=%{customdata[1]}<br>Final return: %{y:.2%}<br>Maximum drawdown: %{x:.2%}<br>Model Pareto frontier: %{customdata[2]}<br>Global Pareto frontier: %{customdata[3]}<extra></extra>", "legendgroup": "CatBoost + Top-5", "line": {"color": "#f7b6d2", "width": 2.5}, "mode": "lines", "name": "CatBoost · Top-5", "showlegend": true, "x": [0.0714], "y": [0.03073], "type": "scatter"}, {"customdata": [["uniform", 1, "No", "No"], ["uniform", 2, "No", "No"], ["uniform", 3, "No", "No"], ["uniform", 4, "No", "No"], ["uniform", 5, "No", "No"], ["uniform", 6, "No", "No"], ["uniform", 7, "No", "No"], ["uniform", 8, "No", "No"], ["uniform", 9, "No", "No"], ["uniform", 10, "No", "No"], ["uniform", 11, "No", "No"], ["uniform", 12, "No", "No"], ["uniform", 13, "No", "No"], ["uniform", 14, "No", "No"], ["uniform", 15, "No", "No"], ["uniform", 16, "No", "No"], ["uniform", 17, "No", "No"], ["uniform", 18, "No", "No"], ["uniform", 19, "No", "No"], ["uniform", 20, "No", "No"], ["uniform", 21, "No", "No"], ["uniform", 22, "No", "No"], ["uniform", 23, "No", "No"], ["uniform", 24, "No", "No"], ["uniform", 25, "No", "No"], ["uniform", 26, "No", "No"], ["uniform", 27, "No", "No"], ["uniform", 28, "No", "No"], ["uniform", 29, "No", "No"], ["uniform", 30, "Yes", "No"]], "hovertemplate": "<b>%{customdata[0]}</b><br>K=%{customdata[1]}<br>Final return: %{y:.2%}<br>Maximum drawdown: %{x:.2%}<br>Model Pareto frontier: %{customdata[2]}<br>Global Pareto frontier: %{customdata[3]}<extra></extra>", "legendgroup": "uniform", "marker": {"color": "#20252b", "opacity": 0.3, "size": 8}, "mode": "markers", "name": "Uniform sampling", "showlegend": false, "x": [0.2051, 0.1738, 0.1575, 0.1451, 0.1361, 0.1314, 0.1247, 0.1192, 0.1145, 0.1108, 0.1079, 0.1053, 0.1026, 0.1021, 0.09898, 0.0975, 0.09515, 0.09424, 0.09239, 0.09135, 0.09154, 0.08983, 0.08884, 0.08742, 0.08716, 0.08601, 0.08432, 0.08344, 0.08257, 0.0817], "y": [-0.1171, -0.08934, -0.07644, -0.06264, -0.05698, -0.04874, -0.04363, -0.03845, -0.03196, -0.02826, -0.02439, -0.02113, -0.02184, -0.01902, -0.01702, -0.01651, -0.01753, -0.01409, -0.01459, -0.01434, -0.01497, -0.01395, -0.01258, -0.01538, -0.01638, -0.01651, -0.01108, -0.01126, -0.0113, -0.009387], "type": "scatter"}, {"customdata": [["uniform", 30, "Yes", "No"]], "hovertemplate": "<b>%{customdata[0]}</b><br>K=%{customdata[1]}<br>Final return: %{y:.2%}<br>Maximum drawdown: %{x:.2%}<br>Model Pareto frontier: %{customdata[2]}<br>Global Pareto frontier: %{customdata[3]}<extra></extra>", "legendgroup": "uniform", "line": {"color": "#20252b", "width": 2.5}, "mode": "lines", "name": "Uniform sampling", "showlegend": true, "x": [0.0817], "y": [-0.009387], "type": "scatter"}], "layout": {"margin": {"l": 85, "r": 325, "t": 115, "b": 125}, "title": {"subtitle": {"font": {"size": 13, "color": "#49515c"}, "text": "Upper-left is better. Hover for K; click a model to hide it, double-click to isolate it."}, "text": "Sampled portfolio medians · validation · Equal capital allocation", "x": 0.04}, "legend": {"title": {"text": "Model · lines show Pareto frontiers"}, "font": {"size": 11}, "x": 1.02, "y": 1, "xanchor": "left", "yanchor": "top", "groupclick": "togglegroup", "itemclick": "toggle", "itemdoubleclick": "toggleothers", "tracegroupgap": 5}, "xaxis": {"title": {"text": "Median maximum drawdown"}, "tickformat": ".0%", "rangemode": "tozero", "zerolinecolor": "#d5dbe3"}, "yaxis": {"title": {"text": "Median final return"}, "tickformat": ".0%", "zerolinecolor": "#d5dbe3"}, "height": 760, "autosize": true, "hovermode": "closest", "annotations": [{"align": "left", "font": {"color": "#59616b", "size": 11}, "showarrow": false, "text": "Faint points: every K · Lines: model Pareto frontiers.<br>Fixed-notional, noncompounding returns; drawdown measured at event close.<br>Unfilled assets keep their intended capital weight in cash; the uniform baseline uses equal allocation.<br>Separate medians across full validation paths; coordinates need not describe the same path.", "x": 0, "xanchor": "left", "xref": "paper", "y": -0.17, "yanchor": "top", "yref": "paper"}]}}
